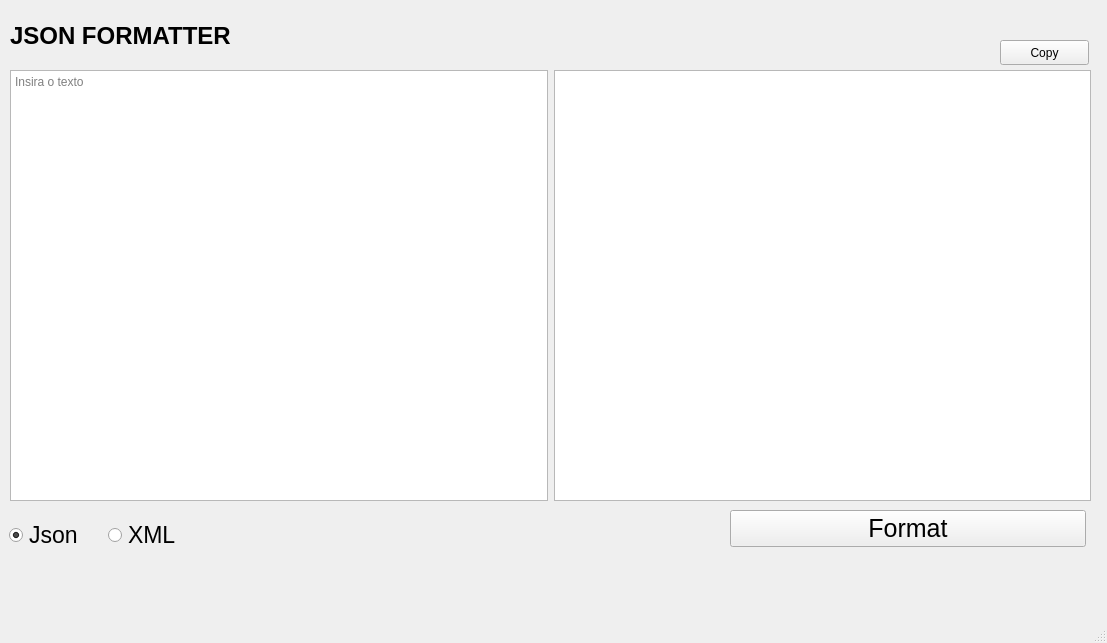
<?xml version="1.0" encoding="UTF-8"?>
<ui version="4.0">
 <class>MainWindow</class>
 <widget class="QMainWindow" name="MainWindow">
  <property name="geometry">
   <rect>
    <x>0</x>
    <y>0</y>
    <width>1107</width>
    <height>643</height>
   </rect>
  </property>
  <property name="windowTitle">
   <string>MainWindow</string>
  </property>
  <property name="styleSheet">
   <string notr="true">background-color:&quot;#595959&quot;</string>
  </property>
  <widget class="QWidget" name="centralwidget">
   <widget class="QLabel" name="lblTitulo">
    <property name="geometry">
     <rect>
      <x>10</x>
      <y>10</y>
      <width>241</width>
      <height>51</height>
     </rect>
    </property>
    <property name="font">
     <font>
      <pointsize>18</pointsize>
      <weight>75</weight>
      <bold>true</bold>
     </font>
    </property>
    <property name="styleSheet">
     <string notr="true">color: &quot;#3AA713&quot;</string>
    </property>
    <property name="text">
     <string>JSON FORMATTER</string>
    </property>
   </widget>
   <widget class="QWidget" name="horizontalLayoutWidget">
    <property name="geometry">
     <rect>
      <x>10</x>
      <y>70</y>
      <width>1081</width>
      <height>431</height>
     </rect>
    </property>
    <layout class="QHBoxLayout" name="horizontalLayout">
     <item>
      <widget class="QPlainTextEdit" name="pte_input">
       <property name="styleSheet">
        <string notr="true">background-color:&quot;#9B9B9B&quot;</string>
       </property>
       <property name="placeholderText">
        <string>Insira o texto</string>
       </property>
      </widget>
     </item>
     <item>
      <widget class="QPlainTextEdit" name="pte_output">
       <property name="styleSheet">
        <string notr="true">background-color:&quot;#9B9B9B&quot;</string>
       </property>
      </widget>
     </item>
    </layout>
   </widget>
   <widget class="QWidget" name="horizontalLayoutWidget_2">
    <property name="geometry">
     <rect>
      <x>9</x>
      <y>510</y>
      <width>191</width>
      <height>51</height>
     </rect>
    </property>
    <layout class="QHBoxLayout" name="horizontalLayout_2">
     <item>
      <widget class="QRadioButton" name="rb_json">
       <property name="font">
        <font>
         <pointsize>17</pointsize>
        </font>
       </property>
       <property name="styleSheet">
        <string notr="true">color: &quot;#FFFFFF&quot;</string>
       </property>
       <property name="text">
        <string>Json</string>
       </property>
       <property name="checked">
        <bool>true</bool>
       </property>
      </widget>
     </item>
     <item>
      <widget class="QRadioButton" name="rb_xml">
       <property name="font">
        <font>
         <pointsize>17</pointsize>
        </font>
       </property>
       <property name="styleSheet">
        <string notr="true">color: &quot;#FFFFFF&quot;</string>
       </property>
       <property name="text">
        <string>XML</string>
       </property>
      </widget>
     </item>
    </layout>
   </widget>
   <widget class="QPushButton" name="btn_formatar">
    <property name="geometry">
     <rect>
      <x>730</x>
      <y>510</y>
      <width>356</width>
      <height>37</height>
     </rect>
    </property>
    <property name="font">
     <font>
      <pointsize>19</pointsize>
     </font>
    </property>
    <property name="styleSheet">
     <string notr="true">background-color:&quot;#0D6015&quot;; color: &quot;#FFFFFF&quot;</string>
    </property>
    <property name="text">
     <string>Format</string>
    </property>
   </widget>
   <widget class="QPushButton" name="btn_copy">
    <property name="geometry">
     <rect>
      <x>1000</x>
      <y>40</y>
      <width>89</width>
      <height>25</height>
     </rect>
    </property>
    <property name="text">
     <string>Copy</string>
    </property>
   </widget>
  </widget>
  <widget class="QMenuBar" name="menubar">
   <property name="geometry">
    <rect>
     <x>0</x>
     <y>0</y>
     <width>1107</width>
     <height>22</height>
    </rect>
   </property>
  </widget>
  <widget class="QStatusBar" name="statusbar"/>
 </widget>
 <resources/>
 <connections/>
</ui>
